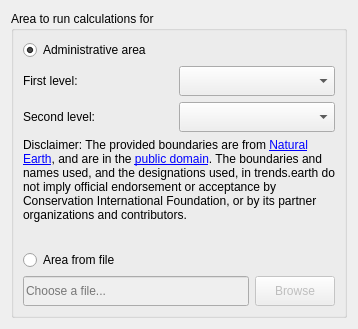
<?xml version="1.0" encoding="UTF-8"?>
<ui version="4.0">
 <class>WidgetSelectArea</class>
 <widget class="QWidget" name="WidgetSelectArea">
  <property name="geometry">
   <rect>
    <x>0</x>
    <y>0</y>
    <width>358</width>
    <height>329</height>
   </rect>
  </property>
  <property name="windowTitle">
   <string>Form</string>
  </property>
  <layout class="QVBoxLayout" name="verticalLayout">
   <item>
    <widget class="QGroupBox" name="area_groupbox">
     <property name="title">
      <string>Area to run calculations for</string>
     </property>
     <layout class="QVBoxLayout" name="verticalLayout_2">
      <item>
       <layout class="QGridLayout" name="area_gridlayout">
        <item row="0" column="0">
         <widget class="QRadioButton" name="area_admin">
          <property name="text">
           <string>Administrative area</string>
          </property>
          <property name="checked">
           <bool>true</bool>
          </property>
          <attribute name="buttonGroup">
           <string notr="true">area_radio_buttonGroup</string>
          </attribute>
         </widget>
        </item>
        <item row="1" column="0">
         <widget class="QLabel" name="label_3">
          <property name="sizePolicy">
           <sizepolicy hsizetype="Minimum" vsizetype="Preferred">
            <horstretch>0</horstretch>
            <verstretch>0</verstretch>
           </sizepolicy>
          </property>
          <property name="minimumSize">
           <size>
            <width>150</width>
            <height>0</height>
           </size>
          </property>
          <property name="maximumSize">
           <size>
            <width>110</width>
            <height>16777215</height>
           </size>
          </property>
          <property name="font">
           <font>
            <weight>50</weight>
            <bold>false</bold>
           </font>
          </property>
          <property name="text">
           <string>First level:</string>
          </property>
         </widget>
        </item>
        <item row="2" column="0">
         <widget class="QLabel" name="label_4">
          <property name="sizePolicy">
           <sizepolicy hsizetype="Minimum" vsizetype="Preferred">
            <horstretch>0</horstretch>
            <verstretch>0</verstretch>
           </sizepolicy>
          </property>
          <property name="minimumSize">
           <size>
            <width>150</width>
            <height>0</height>
           </size>
          </property>
          <property name="maximumSize">
           <size>
            <width>110</width>
            <height>16777215</height>
           </size>
          </property>
          <property name="font">
           <font>
            <weight>50</weight>
            <bold>false</bold>
           </font>
          </property>
          <property name="text">
           <string>Second level:</string>
          </property>
         </widget>
        </item>
        <item row="5" column="0">
         <widget class="QRadioButton" name="area_fromfile">
          <property name="text">
           <string>Area from file</string>
          </property>
          <attribute name="buttonGroup">
           <string notr="true">area_radio_buttonGroup</string>
          </attribute>
         </widget>
        </item>
        <item row="4" column="0">
         <spacer name="verticalSpacer">
          <property name="orientation">
           <enum>Qt::Vertical</enum>
          </property>
          <property name="sizeHint" stdset="0">
           <size>
            <width>20</width>
            <height>30</height>
           </size>
          </property>
         </spacer>
        </item>
        <item row="1" column="1" colspan="2">
         <widget class="QComboBox" name="area_admin_0">
          <property name="sizePolicy">
           <sizepolicy hsizetype="Expanding" vsizetype="Fixed">
            <horstretch>0</horstretch>
            <verstretch>0</verstretch>
           </sizepolicy>
          </property>
          <property name="minimumSize">
           <size>
            <width>0</width>
            <height>30</height>
           </size>
          </property>
         </widget>
        </item>
        <item row="2" column="1" colspan="2">
         <widget class="QComboBox" name="area_admin_1">
          <property name="sizePolicy">
           <sizepolicy hsizetype="Expanding" vsizetype="Fixed">
            <horstretch>0</horstretch>
            <verstretch>0</verstretch>
           </sizepolicy>
          </property>
          <property name="minimumSize">
           <size>
            <width>0</width>
            <height>30</height>
           </size>
          </property>
         </widget>
        </item>
        <item row="6" column="2">
         <widget class="QPushButton" name="area_fromfile_browse">
          <property name="enabled">
           <bool>false</bool>
          </property>
          <property name="minimumSize">
           <size>
            <width>0</width>
            <height>30</height>
           </size>
          </property>
          <property name="maximumSize">
           <size>
            <width>80</width>
            <height>16777215</height>
           </size>
          </property>
          <property name="text">
           <string>Browse</string>
          </property>
         </widget>
        </item>
        <item row="6" column="0" colspan="2">
         <widget class="QLineEdit" name="area_fromfile_file">
          <property name="enabled">
           <bool>false</bool>
          </property>
          <property name="minimumSize">
           <size>
            <width>120</width>
            <height>30</height>
           </size>
          </property>
          <property name="placeholderText">
           <string>Choose a file...</string>
          </property>
         </widget>
        </item>
        <item row="3" column="0" colspan="3">
         <widget class="QLabel" name="label_disclaimer">
          <property name="text">
           <string>&lt;html&gt;&lt;head/&gt;&lt;body&gt;&lt;p&gt;Disclaimer: The provided boundaries are from &lt;a href=&quot;http://www.naturalearthdata.com/&quot;&gt;&lt;span style=&quot; text-decoration: underline; color:#0000ff;&quot;&gt;Natural Earth&lt;/span&gt;&lt;/a&gt;, and are in the &lt;a href=&quot;http://creativecommons.org/publicdomain&quot;&gt;&lt;span style=&quot; text-decoration: underline; color:#0000ff;&quot;&gt;public domain&lt;/span&gt;&lt;/a&gt;. The boundaries and names used, and the designations used, in trends.earth do not imply official endorsement or acceptance by Conservation International Foundation, or by its partner organizations and contributors.&lt;/p&gt;&lt;/body&gt;&lt;/html&gt;</string>
          </property>
          <property name="wordWrap">
           <bool>true</bool>
          </property>
          <property name="openExternalLinks">
           <bool>true</bool>
          </property>
         </widget>
        </item>
       </layout>
      </item>
     </layout>
    </widget>
   </item>
   <item>
    <spacer name="verticalSpacer_4">
     <property name="orientation">
      <enum>Qt::Vertical</enum>
     </property>
     <property name="sizeHint" stdset="0">
      <size>
       <width>20</width>
       <height>0</height>
      </size>
     </property>
    </spacer>
   </item>
  </layout>
 </widget>
 <resources/>
 <connections/>
 <buttongroups>
  <buttongroup name="area_radio_buttonGroup"/>
 </buttongroups>
</ui>
